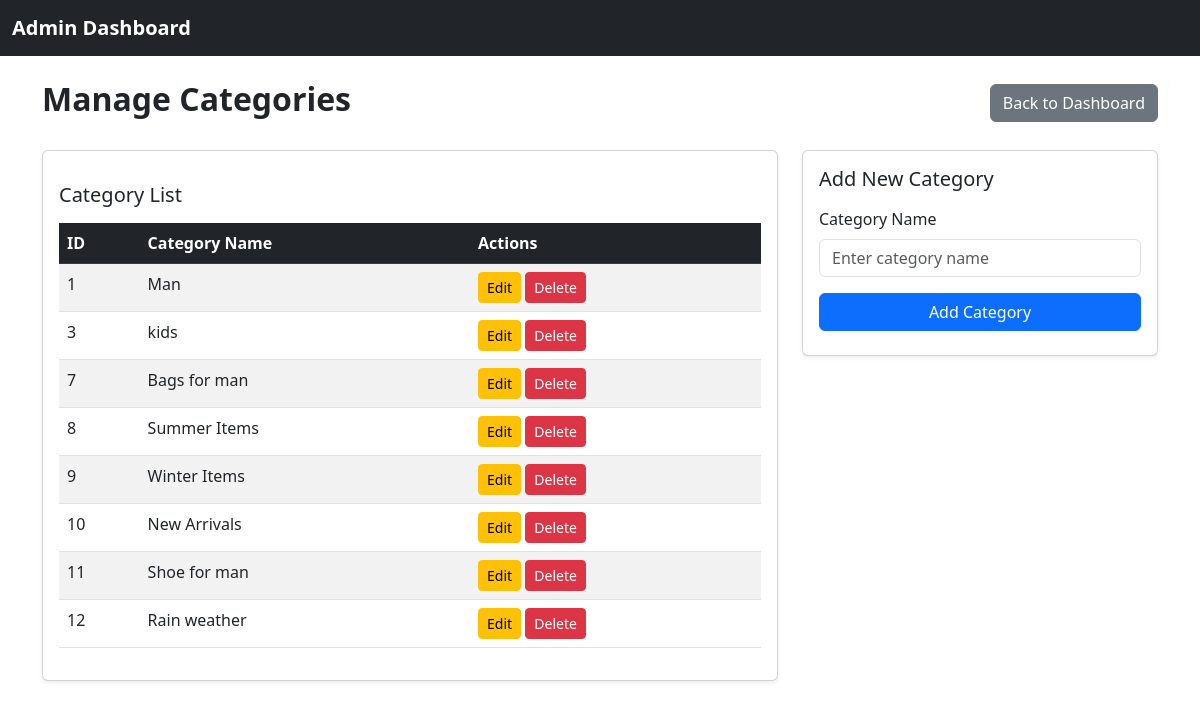
The app's page /admin/category.php (signed in) with its own data.
### tables this page shows
CREATE TABLE `categories` (
  `category_id` int(11) NOT NULL,
  `category_name` varchar(250) DEFAULT NULL,
  `description` varchar(1000) DEFAULT NULL,
  `created_at` timestamp NOT NULL DEFAULT current_timestamp(),
  `updated_at` timestamp NOT NULL DEFAULT current_timestamp() ON UPDATE current_timestamp()
);

### require/database_settings.php (called while the page is built)
<?php
        $host_name      = "localhost";
        $user_name      = "root";
        $password       = "";
        $database_name  = "ecommerce";
?>

### require/database_connection.php (called while the page is built, shortened)
<?php
require("database_settings.php");
class database_connection {
    public function __construct($host_name, $user_name, $password, $database_name) {
        $this->host_name = $host_name;
        $this->user_name = $user_name;
        $this->password = $password;
        $this->database_name = $database_name;
        $this->connection = new mysqli($this->host_name, $this->user_name, $this->password, $this->database_name);
    }
}
$connection = new database_connection($host_name, $user_name, $password, $database_name);

### admin/category.php (the view, shortened to what this page needs)
<?php
include("includes/admin_configs.php");
require("../require/database_connection.php");
?>
<div class="container py-4">
    <div class="d-flex justify-content-between align-items-center mb-4" data-aos="fade-down">
        <h2 class="fw-bold">Manage Categories</h2>
        <a href="dashboard.php" class="btn btn-secondary">Back to Dashboard</a>
    </div>
    <div class="row">
        <div class="col-lg-8 mb-4" data-aos="fade-right">
            <div class="card shadow-sm">
                <div class="card-body">
                    <h5 class="mb-3">Category List</h5>
                    <table class="table table-striped table-hover">
                        <thead class="table-dark">
                            <tr>
                                <th>ID</th>
                                <th>Category Name</th>
                                <th>Actions</th>
                            </tr>
                        </thead>
                        <?php
                        $query = "SELECT * from categories";
                        $result = mysqli_query($connection->connection, $query);
                        ?>
                        <tbody>
                            <?php
                            if (mysqli_num_rows($result) > 0) {
                                while ($row = mysqli_fetch_assoc($result)) {
                                    ?>
                                    <tr id="category-<?php echo $row['category_id']; ?>">
                                        <td><?php echo $row['category_id']; ?></td>
                                        <td><?php echo $row['category_name']; ?></td>
                                        <td>
                                            <button class="btn btn-warning btn-sm"
                                                onclick="editCategory(<?php echo $row['category_id']; ?>)"
                                                data-bs-toggle="modal" data-bs-target="#editCategoryModal">
                                                Edit
                                            </button>
                                            <button class="btn btn-danger btn-sm"
                                                onclick="deleteCategory(<?php echo $row['category_id']; ?>)">
                                                Delete
                                            </button>
                                        </td>
                                    </tr>
                                    <?php
                                }
                            } else {
                                ?>
                                <tr>
                                    <td colspan="3" class="text-center">No categories found.</td>
                                </tr>
                                <?php
                            }
                            ?>
                        </tbody>
                    </table>
                </div>
            </div>
        </div>
        <div class="col-lg-4" data-aos="fade-left">
            <div class="card shadow-sm">
                <div class="card-body">
                    <h5 class="mb-3">Add New Category</h5>
                    <form method="POST" action="includes/products.php">
                        <div class="mb-3">
                            <label class="form-label">Category Name</label>
                            <input type="text" class="form-control" placeholder="Enter category name"
                                name="category_name" required>
                        </div>
                        <button type="submit" class="btn btn-primary w-100" name="submit" value="add_category">Add
                            Category</button>
                    </form>
                </div>
            </div>
        </div>
    </div>
</div>

### records on screen
categories: category_id "1", category_name "Man"
categories: category_id "3", category_name "kids"
categories: category_id "7", category_name "Bags for man"
categories: category_id "8", category_name "Summer Items"
categories: category_id "9", category_name "Winter Items"
categories: category_id "10", category_name "New Arrivals"
categories: category_id "11", category_name "Shoe for man"
categories: category_id "12", category_name "Rain weather"
